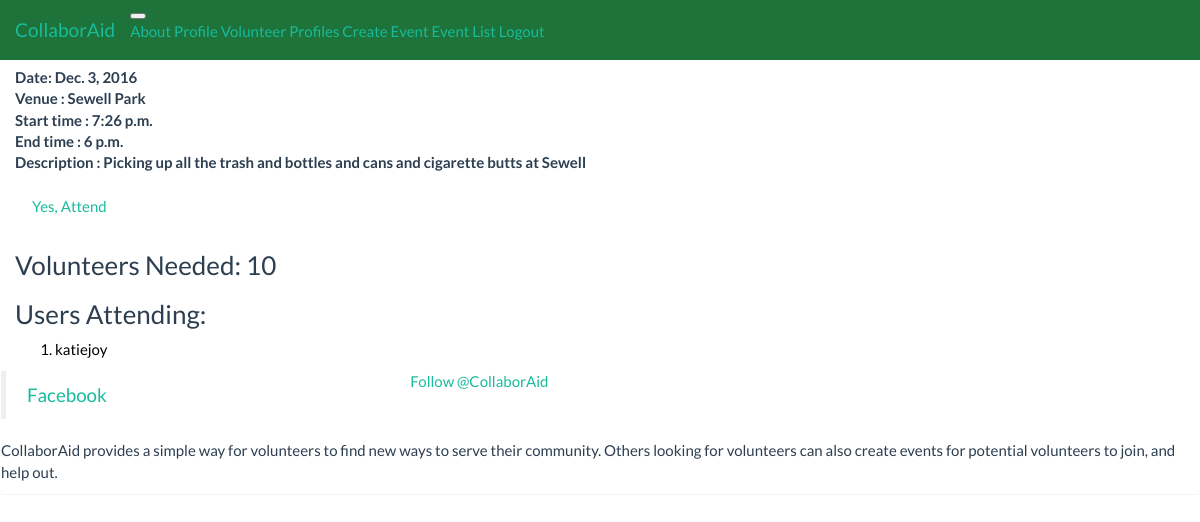
The page /website/events/4/ (signed in) on the database as committed earlier.
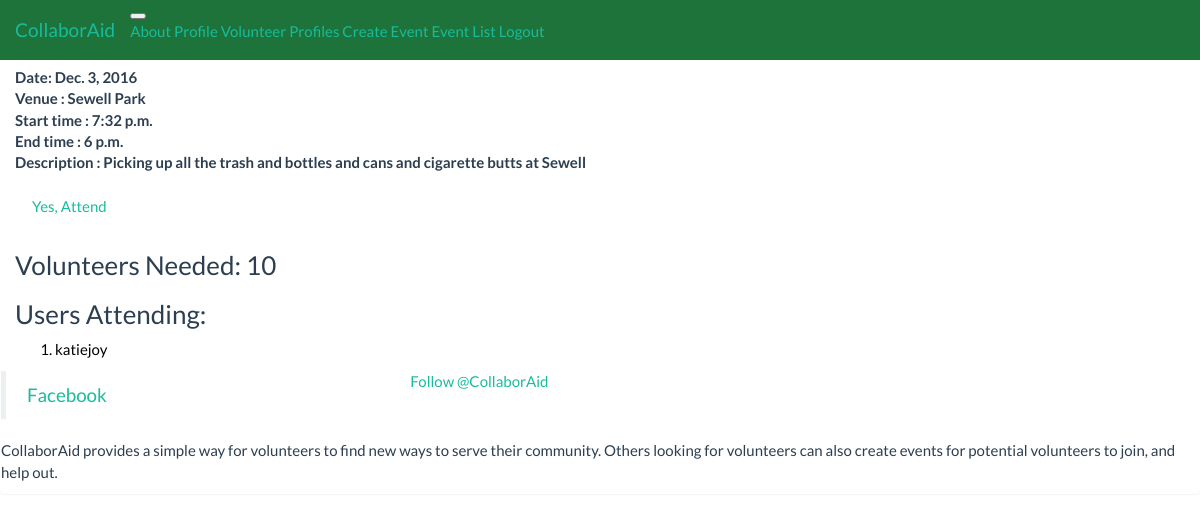
The same page on the database as committed later.
### website/models.py (models this page shows, shortened)
class AnEvent(models.Model):
    event_name = models.CharField(max_length=50)
    picture = models.ImageField(upload_to='event_images', blank=True)
    description = models.TextField(max_length=400)
    volunteer_num = models.IntegerField(default=0)
    venue = models.CharField(max_length=128, blank=True)
    address = models.CharField(max_length=100)
    city = models.CharField(max_length=60)
    state = models.CharField(max_length=30)
    volunteer = models.ManyToManyField(User, blank=True)
    date = models.DateField(("Date"), auto_now_add=True, blank=False)
    start_time = models.TimeField(("Start Time"), auto_now = True, blank=False)
    end_time = models.TimeField(("End Time"), blank=False)

### website/views.py (the view)
# urls.py: url(r'^events/(?P<id>\d+)/$', views.detail, name='event_detail'),
@login_required
def detail(request, id):
   event = AnEvent.objects.get(id=id)
   joined = event.volunteer.filter(id=request.user.id)
   return render(request, 'website/event_details.html', {'event': event, 'joined': joined})

### templates/website/event_details.html (shortened to what this page needs)
{% extends 'website/base_bootstrap.html' %}
{% load staticfiles %}
{% block body_block %}
			<h2>{{event.event_name}}</h2>
			<strong>Date: {{event.date}}</strong> <br />
        	<strong>Venue : {{event.venue}}</strong> <br />
            <strong>Start time : {{event.start_time}}</strong> <br />
            <strong>End time : {{event.end_time}}</strong> <br />
            <strong>Description : {{event.description}}</strong> <br />
            {% if not joined %}
            <a href="{% url 'event_join' event.id %}" class="btn join">Yes, Attend</a>
            {% else %}
            <a href="{% url 'event_cancel' event.id %}" class="btn join">No, Not Attend</a>
            {% endif %}
            <div class="user">
                <h3>Volunteers Needed: {{event.volunteer_num}}</h3>
                <h3>Users Attending:</h3>
                <ol>
                    {% for volunteer in event.volunteer.all %}
                    <li> {{ volunteer.username }} </li>
                    {% endfor %}
                </ol>
            </div>
		</div>
{% endblock %}

### templates/website/base_bootstrap.html (shortened to what this page needs)
<!DOCTYPE html>
<html lang="en">
{% load staticfiles %}
  <head>
    <link href="http://v4-alpha.getbootstrap.com/dist/css/bootstrap.min.css" rel="stylesheet">
    <link href="http://v4-alpha.getbootstrap.com/examples/dashboard/dashboard.css" rel="stylesheet">
  </head>
  <body>
    <nav class="navbar navbar-dark navbar-fixed-top bg-faded" style="background-color: #1d7339;">
      <button type="button" class="navbar-toggler hidden-sm-up" data-toggle="collapse" data-target="#navbar" aria-expanded="false" aria-controls="navbar">
      </button>
      <a class="navbar-brand" href="{% url 'index' %}">CollaborAid</a>
       <div id="navbar">
        <nav class="nav navbar-nav pull-xs-left">
			<a class="nav-item nav-link" href="{% url 'about' %}">About</a>
			{% if user.is_authenticated %}
                <a class="nav-item nav-link" href="{% url 'profile' user.username %}">Profile</a>
                <a class="nav-item nav-link" href="{% url 'list_profiles' %}">Volunteer Profiles</a>
                <a class="nav-item nav-link" href="{% url 'create_event' %}">Create Event</a>
                <a class="nav-item nav-link" href="{% url 'list_events' %}">Event List</a>
				<a class="nav-item nav-link" href="{% url 'auth_logout' %}?next=/website/">Logout</a>
			{% else %}
				<a class="nav-item nav-link" href="{% url 'registration_register' %}">Register</a>
				<a class="nav-item nav-link" href="{% url 'auth_login' %}">Login</a>
			{% endif %}
        </nav>
      </div>
    </nav>
        <div class="col-sm-9 offset-sm-3 col-md-10 offset-md-2 main">
        {% block body_block %}
        {% endblock %}
        {% block footer %}
        <footer id="footer" class="panel">
        <div class="row social">
        <div class="col-md-4">
            <div class="facebook">
                <div class="fb-page"
                     data-href="http://bit.ly/2cL0sxF"
                     data-small-header="true"
                     data-adapt-container-width="true"
                     data-hide-cover="true"
                     data-show-facepile="false"
                     data-show-posts="false"
                >
                    <div class="fb-xfbml-parse-ignore">
                        <blockquote cite="http://bit.ly/2cL0sxF">
                            <a href="http://bit.ly/2cL0sxF">Facebook</a>
                        </blockquote>
                    </div>
                </div>
            </div>
        </div>
        <div class="col-md-4">
            <div class="twitter">
                <a href="https://twitter.com/realhughjackman"
                   class="twitter-follow-button"
                   data-show-count="false"
                   data-size="large"
                >
                    Follow @CollaborAid
                </a>
            </div>
        </div>
    </div>
    <div class="row credits">
        <div class="col-md-12">
            <p>
            CollaborAid provides a simple way for volunteers to find new ways to serve their community.
            Others looking for volunteers can also create events for potential volunteers to join, and help out. </p>
        </div>
    </div>
        {% endblock %}
  </body>
</html>

Rows that differ between the two databases and show on the page:
changed AnEvent "Sewell Park": start_time "7:26 p.m." → "7:32 p.m."
